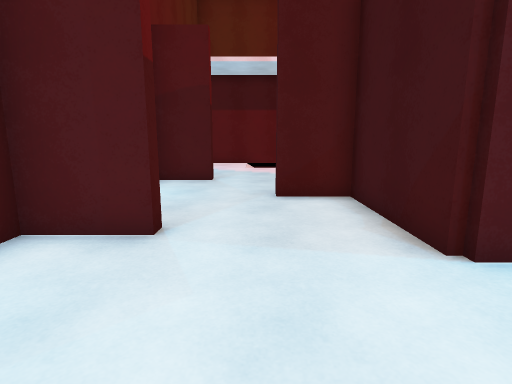
[1] (above)

21 first-person views from a walk through a 3-D level made in the Unity game engine. The camera is 1.4 m above the floor, tilts 10° down and sees 80° across. The floor is counted in squares, 1 m on a side. Each view is taken from the middle of a square. On the plan, view 1 faces up. The plan holds only what a view shows up to about 14 squares ahead; the rest is blank. The place goes on beyond the plan. The player is left out. Surface patterns are stand-ins for the level's own textures.

[2]
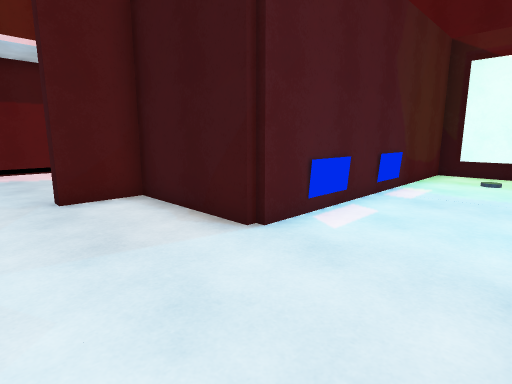

[3]
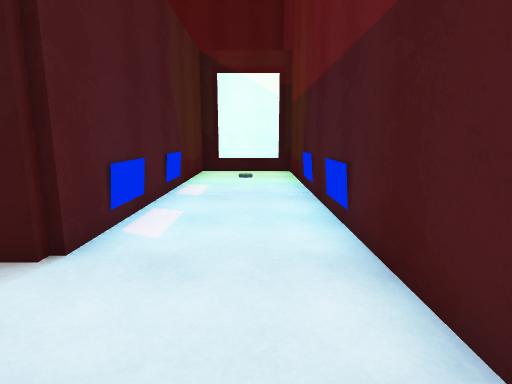

[4]
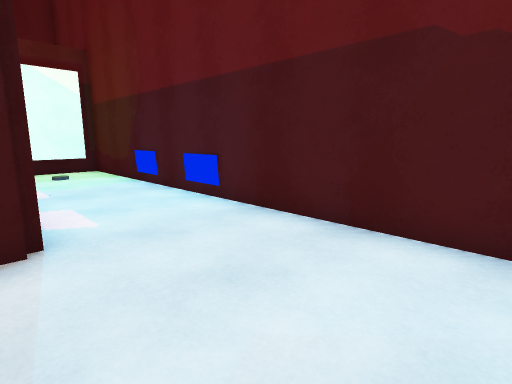

[5]
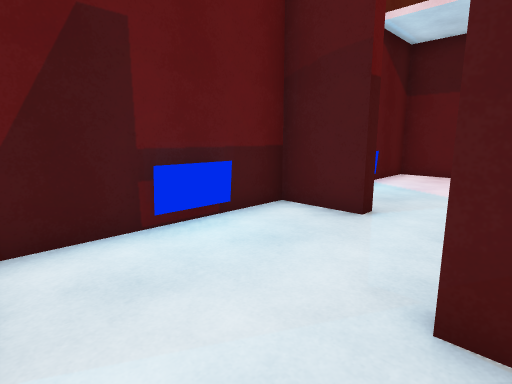

[6]
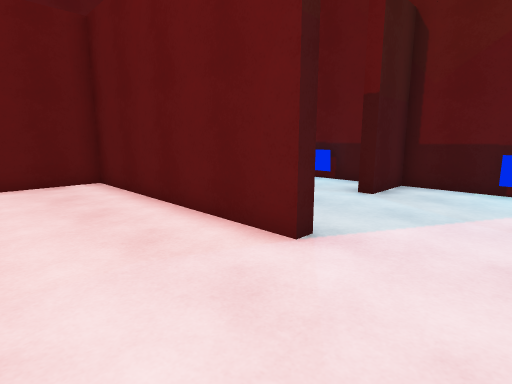

[7]
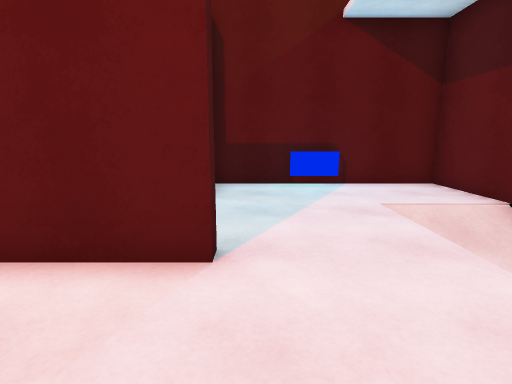

[8]
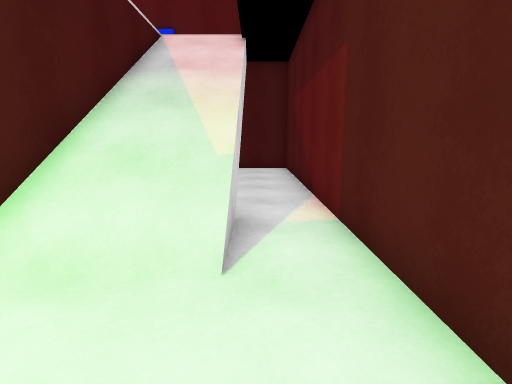

[9]
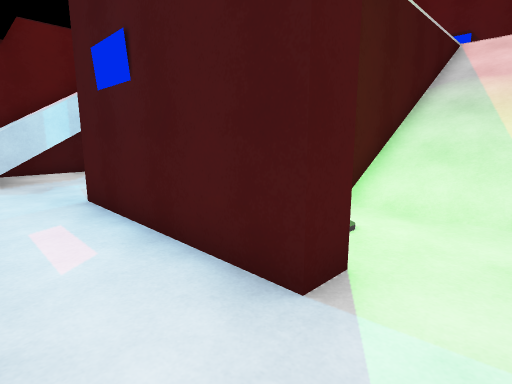

[10]
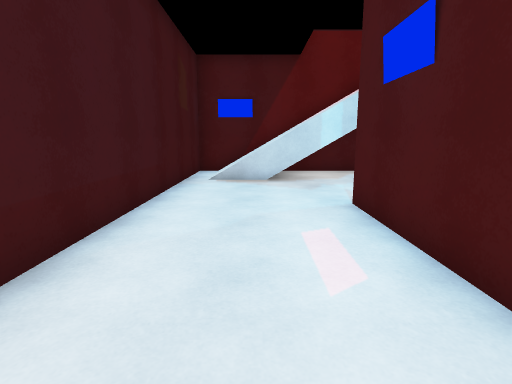

[11]
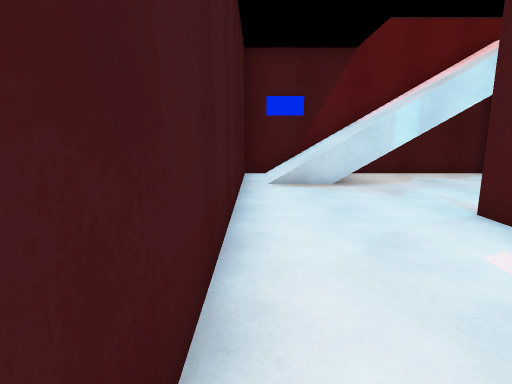

[12]
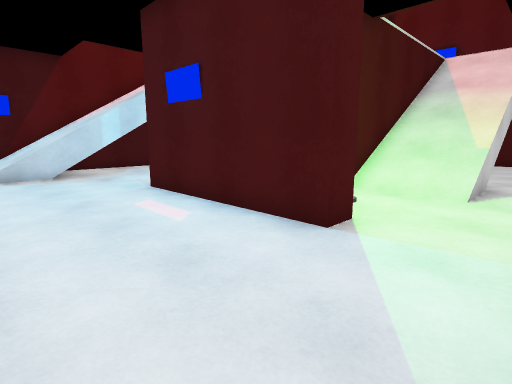

[13]
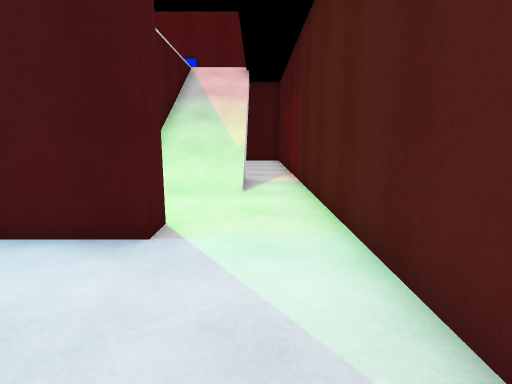

[14]
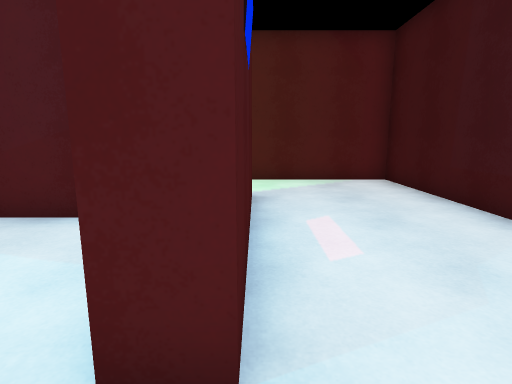

[15]
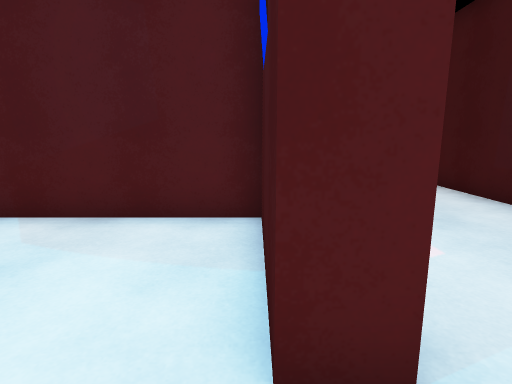

[16]
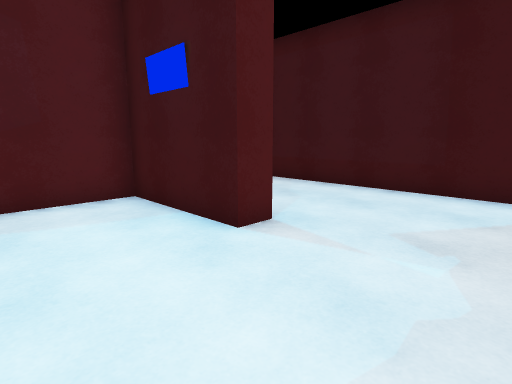

[17]
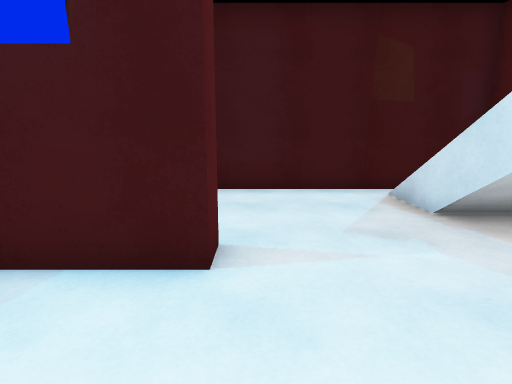

[18]
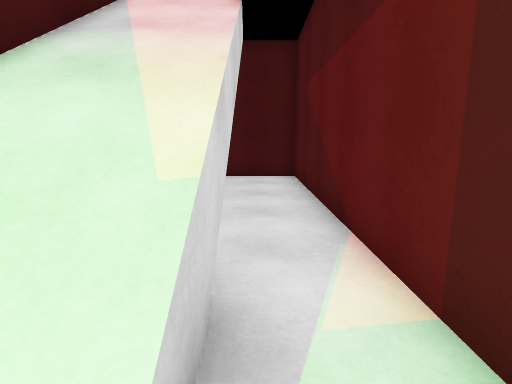

[19]
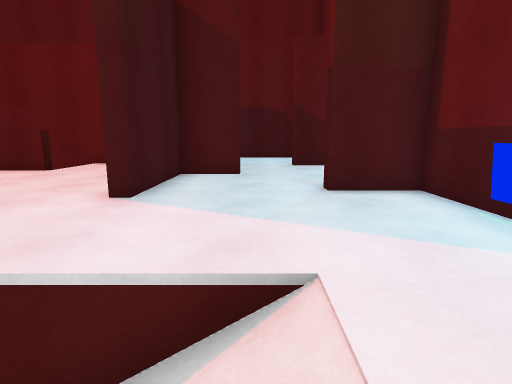

[20]
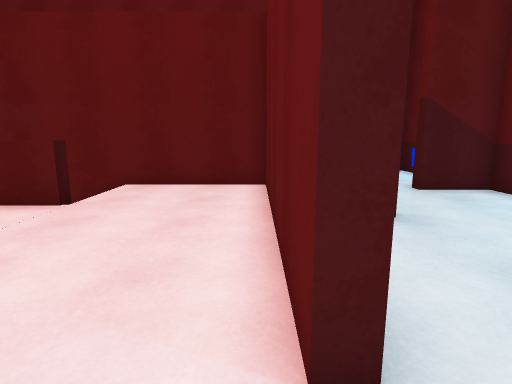

[21]
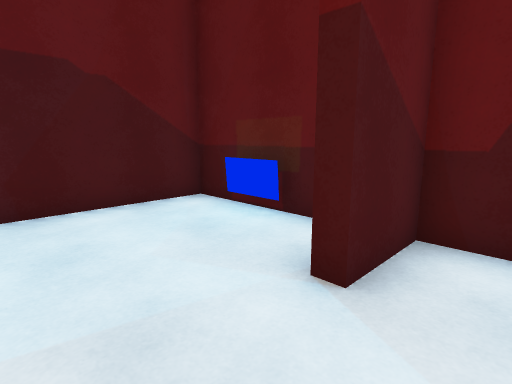

### Floor plan
Key: @ floor where view 1 was taken; # wall or solid block; . main floor; - floor 5 m lower than the main floor; / step, stairs or slope; = window, fence, low wall or low ledge.
Columns run from 4 left of view 1 to 17 right of it. Each row starts with its distance up from view 1.
 20 ######################
 19 #--------------------#
 18 # --//---------------#
 17 #.../////////--------#
 16 #.../////////--##----#
 15 #...///////######----#
 14 ##....... ./---##----#
 13 ##........ /---##----#
 12 #.......... ---##----#
 11 ###...#.... ---##----#
 10 #.....#.... ---------#
  9 #.....#..../---------#
  8 ##...##....- --------#
  7 ##....#....----------#
  6 #.....#....- --/////-#
  5 ###...#....----/////-#
  4 #.....##########=///-#
  3 #.......##.##...######
  2 ##..............#
  1 ##..............#
  0 #...@...........#
 -1 #################

Where each view was taken, in squares from view 1:
view 1: 0 up, 0 right, facing up
view 2: 0 up, 1 left, facing up-right
view 3: 1 up, 1 left, facing right
view 4: 4 up, 2 left, facing down-right
view 5: 5 up, 1 right, facing up-left
view 6: 14 up, 6 right, facing down-left
view 7: 12 up, 6 right, facing left
view 8: 18 up, 11 right, facing left
view 9: 18 up, 14 right, facing down-left
view 10: 17 up, 14 right, facing down
view 11: 16 up, 16 right, facing down
view 12: 19 up, 16 right, facing down-left
view 13: 18 up, 16 right, facing left
view 14: 9 up, 12 right, facing up
view 15: 9 up, 11 right, facing up
view 16: 7 up, 8 right, facing up-right
view 17: 10 up, 8 right, facing right
view 18: 18 up, 8 right, facing left
view 19: 17 up, 0 right, facing down
view 20: 13 up, 3 right, facing down
view 21: 6 up, 1 right, facing down-left
